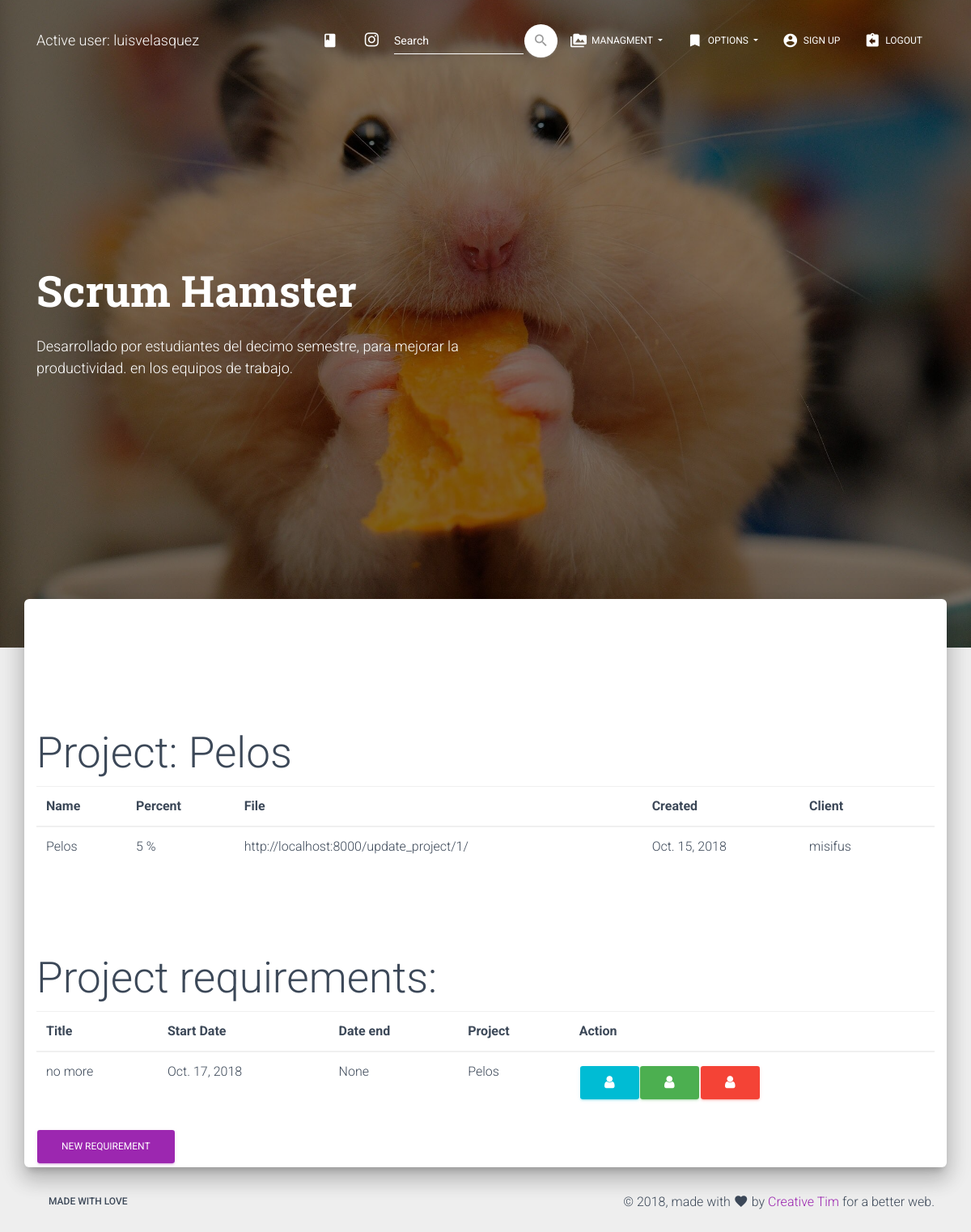
Screenshot of /project_requirements/1/ (signed in) with the database file from the repository.
### modules/models.py (models this page shows, shortened)
class project(models.Model):
    name = models.CharField(max_length = 75)
    percent = models.PositiveSmallIntegerField()
    created_at = models.DateField(auto_now_add = True)
    file = models.URLField(blank = True)
    client_id = models.ForeignKey(client, on_delete = models.CASCADE)
    def __str__(self):
        return '%s' % (self.name)

class client(models.Model):
    name = models.CharField(max_length = 75)
    telephone = models.CharField(max_length = 25)
    email = models.EmailField()
    address = models.CharField(max_length = 150)
    def __str__(self):
        return '%s' % (self.name)

class requirement(models.Model):
	title = models.CharField(max_length = 45)
	description = models.TextField()
	start_date = models.DateField(auto_now_add = True)
	end_date = models.DateField(blank = True, null = True)
	project_id = models.ForeignKey(project, on_delete = models.CASCADE)

class rol(models.Model):
    rol_choices = (
		('Scrum Master', 'Scrum Master'),
		('Product Owner', 'Product Owner'),
		('Team/Developer', 'Team/Developer'),
		)
    rol = models.CharField(
		max_length = 15,
		choices = rol_choices,
		default = 'Team/Developer',
		)
    project_id = models.ForeignKey(project, on_delete = models.CASCADE)
    user_id = models.ForeignKey(User, on_delete = models.CASCADE)

### modules/views.py (the view)
# urls.py: path('project_requirements/<int:id>/', project_requirements, name = 'project_requirements'),
@login_required
def project_requirements(request, id):
    data_ = project.objects.get(id = id)
    data = requirement.objects.filter(project_id = id)
    rol_ = rol.objects.filter(project_id = id)
    return render(request, 'project/project_requirements.html', {'data_': data_,'data': data, 'rol_': rol_})

### modules/templates/project/project_requirements.html
{% extends 'base.html' %}
{% block content %}
<h1>Project: {{data_.name}} </h1>
<table class="table">
	<thead>
		<tr>
            <th>Name</th>
            <th>Percent</th>
            <th>File</th>
            <th>Created</th>
            <th>Client<th>
		</tr>
	</thead>
<tbody>
	<tr>
    	<td>{{ data_.name }}</td>
		<td>{{ data_.percent }} %</td>
		<td>{{ data_.file }}</td>
		<td>{{ data_.created_at }}</td>
		<td>{{ data_.client_id }}</td>
	</tr>
</tbody>
</table>
<br>
<br>
<br>
<h1>Project requirements: </h1>
<table class="table">
	<thead>
		<tr>
			<th>Title</th>
			<th>Start Date</th>
			<th>Date end</th>
			<th>Project</th>
			<th>Action</th>
		</tr>
	</thead>
{% for i in data %}
	<tr>
		<td>{{ i.title }}</td>
		<td>{{ i.start_date }}</td>
		<td>{{ i.end_date }}</td>
		<td>{{ i.project_id }}</td>
		<td>
			 <a href="{% url 'view_requirement' i.id %}" rael="tooltip" title="View" class="btn btn-info btn-simple btn-xs">
				 <i class="fa fa-user"></i>
{% for r in rol_ %}
	{% if user == r.user_id %}
		{% if r.rol == 'Scrum Master' %}
			{% if r.project_id == data_ %}
					 <a href="{% url 'update_requirement' i.id %}" rael="tooltip" title="Update" class="btn btn-success btn-simple btn-xs">
						 <i class="fa fa-user"></i>
						 <a href="{% url 'delete_requirement' i.id %}" rael="tooltip" title="Detele" class="btn btn-danger btn-simple btn-xs">
							 <i class="fa fa-user"></i>
			{% endif %}
		{% endif %}
	{% endif %}
{% endfor %}
		</td>
	</tr>
{% endfor %}
</table>
{% for r in rol_ %}
	{% if user == r.user_id %}
		{% if r.rol == 'Scrum Master' %}
			{% if r.project_id == data_ %}
				<a href="{% url 'create_requirement' %}" class="btn btn-primary btn-raised ">New requirement</a>
			{% endif %}
		{% endif %}
	{% endif %}
{% endfor %}
{% endblock %}

### modules/templates/base.html (shortened to what this page needs)
<!DOCTYPE html>
<html lang="en">
{% load static %}
<head>
  <link rel="stylesheet" href="https://maxcdn.bootstrapcdn.com/font-awesome/latest/css/font-awesome.min.css">
  <link href="{% static 'css/material-kit.css' %}" rel="stylesheet" />
  <link href="{% static 'demo/demo.css' %}" rel="stylesheet" />
</head>
<body class="landing-page sidebar-collapse">
  <nav class="navbar navbar-transparent navbar-color-on-scroll fixed-top navbar-expand-lg" color-on-scroll="100" id="sectionsNav">
    <div class="container">
      <div class="navbar-translate">
        {% if user.is_active %}
        <a class="navbar-brand" href="{% url 'index' %}">
          Active user: {{ user.username }} </a>
          {% endif %}
      </div>
      <div class="collapse navbar-collapse">
        <ul class="navbar-nav ml-auto">
          <li class="nav-item">
            <a class="nav-link" rel="tooltip" title="" data-placement="bottom" href="https://www.instagram.com/luis17velasquez/?hl=en" target="_blank" data-original-title="opent the CRM">
              <i class="material-icons">class</i>
            </a>
          </li>
          <li class="nav-item">
            <a class="nav-link" rel="tooltip" title="" data-placement="bottom" href="https://www.instagram.com/luis17velasquez/?hl=en" target="_blank" data-original-title="Follow us on Instagram">
              <i class="fa fa-instagram"></i>
            </a>
          </li>
          <li>
          <form class="form-inline ml-auto" method="POST" action ="{% url 'buscar_cliente' %}">{% csrf_token %}
              <div class="form-group has-white">
                <input type="text" class="form-control" placeholder="Search" name="buscalo">
              </div>
              <button type="submit" class="btn btn-white btn-just-icon btn-round">
                  <i class="material-icons">search</i>
              </button>
          </form>
          </li>
          {% if user.is_active %}
          <li class="dropdown nav-item">
            <a href="#" class="dropdown-toggle nav-link" data-toggle="dropdown">
              <i class="material-icons">perm_media</i> Managment
            </a>
          </li>
          <li class="dropdown nav-item">
            <a href="#" class="dropdown-toggle nav-link" data-toggle="dropdown">
              <i class="material-icons">bookmark</i> Options
            </a>
          </li>
          {% endif %}
           {% if user.is_active %}
           <li class="nav-item">
            <a class="nav-link" href="{% url 'signup' %}" onclick="scrollToDownload()">
              <i class="material-icons">account_circle</i> Sign up
            </a>
          </li>
          <li class="nav-item">
            <a class="nav-link" href="{% url 'logout' %}" onclick="scrollToDownload()">
              <i class="material-icons">assignment_return</i> Logout
            </a>
          </li>
          {% endif %}
        </ul>
      </div>
    </div>
  </nav>
  <div class="page-header header-filter" data-parallax="true" style="background-image: url('{% static 'img/profile_city.jpg' %}')">
    <div class="container">
      <div class="row">
        <div class="col-md-6">
          <h1 class="title">Scrum Hamster</h1>
          <h4>Desarrollado por estudiantes del decimo semestre, para mejorar la productividad. en los equipos de trabajo.</h4>
          <br>
        </div>
      </div>
    </div>
  </div>
  <div class="main main-raised">
    <div class="container">
      <div class="section text-center">
      </div>
      {% block content %}
      {% endblock %}
    </div>
  </div>
  <footer class="footer footer-default">
    <div class="container">
      <nav class="float-left">
        <ul>
          <li>
            <a href="#">
              made with love
            </a>
          </li>
        </ul>
      </nav>
      <div class="copyright float-right">
        &copy;
        , made with <i class="material-icons">favorite</i> by
        <a href="https://www.creative-tim.com" target="_blank">Creative Tim</a> for a better web.
      </div>
    </div>
  </footer>
</body>
</html>

### modules/static/demo/demo.css (style rules this page uses)
.title { margin-top: 30px; min-height: 32px; }

### rows the page displays
project: name "Pelos", percent "5", file "http://localhost:8000/update_project/1/", created_at "Oct. 15, 2018", client_id "misifus"
requirement: title "no more", start_date "Oct. 17, 2018", end_date "None", project_id "Pelos"
rol: rol "Scrum Master" (drawn)

### other values shown
{{ user.username }} "luisvelasquez"
